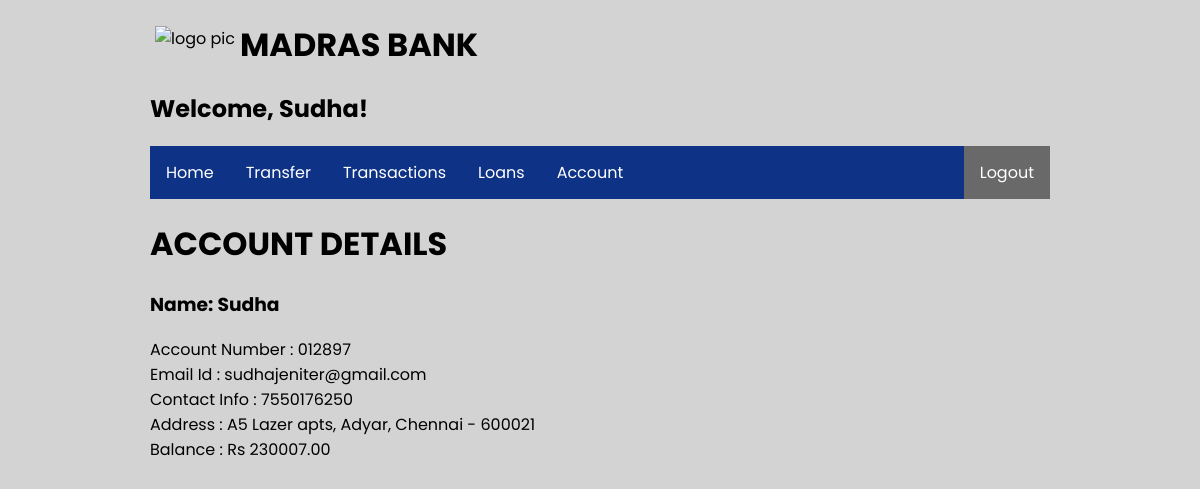
Page /contents/accounts.php (signed in) on the committed database.
### tables this page shows
CREATE TABLE `loginform` (
  `Username` varchar(100) NOT NULL,
  `Password` varchar(100) NOT NULL,
  `Account` varchar(100) NOT NULL,
  `Email` varchar(100) NOT NULL,
  `Contact` varchar(100) NOT NULL,
  `Address` varchar(100) NOT NULL,
  `Amount` decimal(10,2) NOT NULL
);

### contents/accounts.php (the view, shortened to what this page needs)
<?php
$host="localhost";
$user="root";
$password="";
$db="demo";
$conn = mysqli_connect($host,$user,$password);
mysqli_select_db($conn, $db);
$name = $_SESSION['username'];
$sql = mysqli_query($conn, "SELECT * FROM loginform WHERE `Username` = '$name'");
?>
<!DOCTYPE html>
<html lang="en">
<head>
<link rel="stylesheet" type="text/css" href="fun.css">
</head>
<body>
	<header>
		<div class="wrapper">
        <div class="logo">
            <img src="../imgs/mb.png" alt="logo pic">
        </div>
	<h1>Madras Bank</h1>
	<h2>Welcome, <?php
    echo $_SESSION['username'];?>!</h2>
<ul class="nav-area">
<li><a href="welcome.php">Home</a></li>
<li><a href="transfer.php">Transfer</a></li>
<li><a href="transactions.php">Transactions</a></li>
<li><a href="loans.php">Loans</a></li>
<li><a href="accounts.php">Account</a></li>
<li class="abc"><a class= "active" href="logout.php">Logout</a></li>
</ul>
<h1>Account Details</h1>
<?php
$count = mysqli_num_rows($sql);
			if ($count > 0) {
				while ($row = mysqli_fetch_array($sql)) {
		echo "<h3>Name: $row[Username]</h3>
		Account Number : $row[Account]<br>
		Email Id : $row[Email]<br>
		Contact Info : $row[Contact]<br>
		Address : $row[Address]<br>
		Balance : Rs $row[Amount]<br>
		";
	}}
?>
</div></header>
</body>
</html>

### contents/fun.css (style rules this page uses)
body { margin:0px 150px; background-color: #D3D3D3; }
* { font-family: 'Poppins', sans-serif; }
h1 { text-transform: uppercase }
html { background-color: #D3D3D3; }
.logo { float:left; margin:5px; }
.logo img { width: 50px; height: 50px; }
ul { list-style-type: none; margin: 0; padding: 0; overflow: hidden; background-color: #0E3386; }
li { float: left; }
li a { display: block; color: white; text-align: center; padding: 14px 16px; text-decoration: none; }
.abc { float: right }
.active { background-color:#696969; color: white; }

### rows in the picture
loginform: Username "Sudha", Account "012897", Email "sudhajeniter@gmail.com", Contact "7550176250", Address "A5 Lazer apts, Adyar, Chennai - 600021", Amount "230007.00"

### other values in the picture
$_SESSION['username'] "Sudha"
